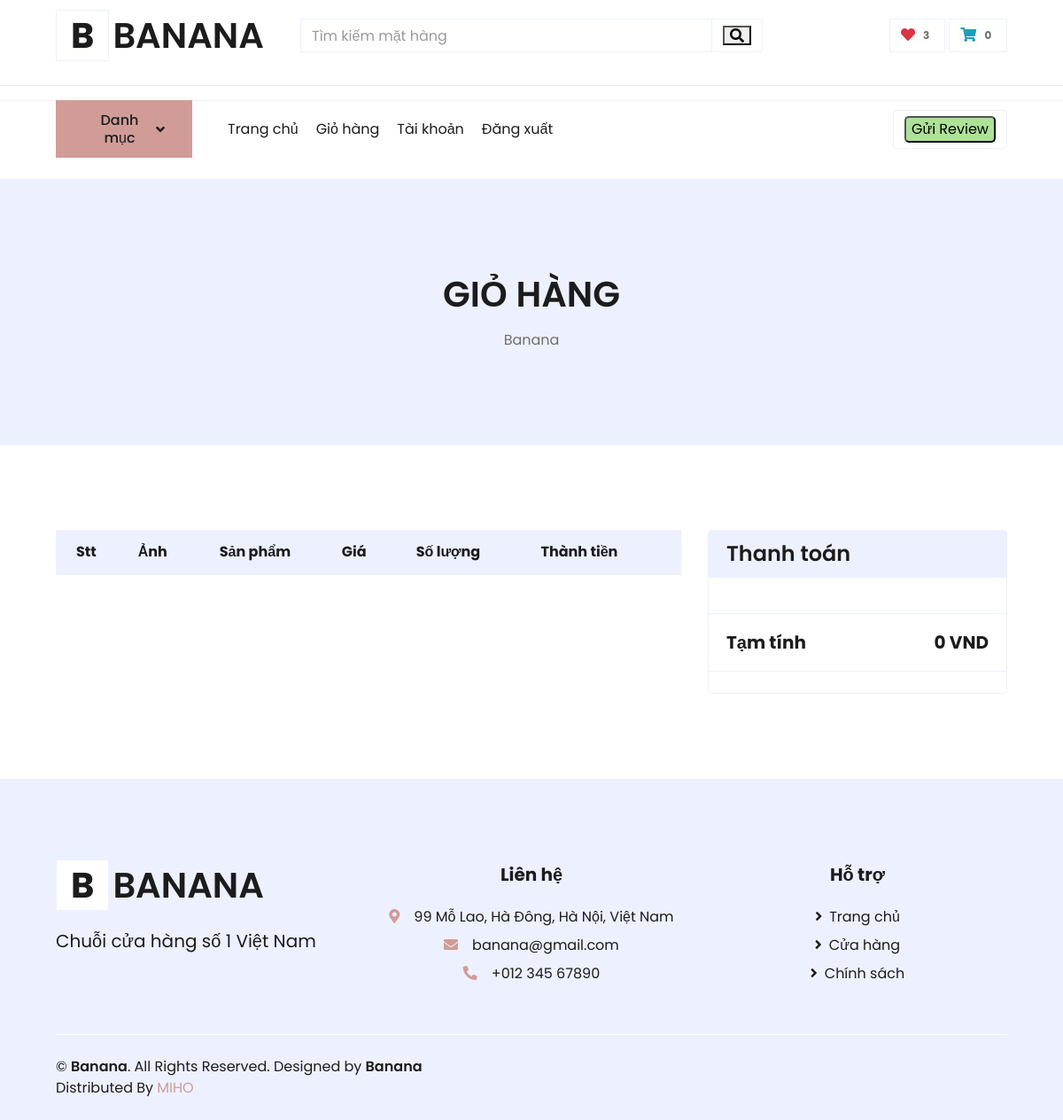
Page /my-cart/ (signed in) on the earlier database version.
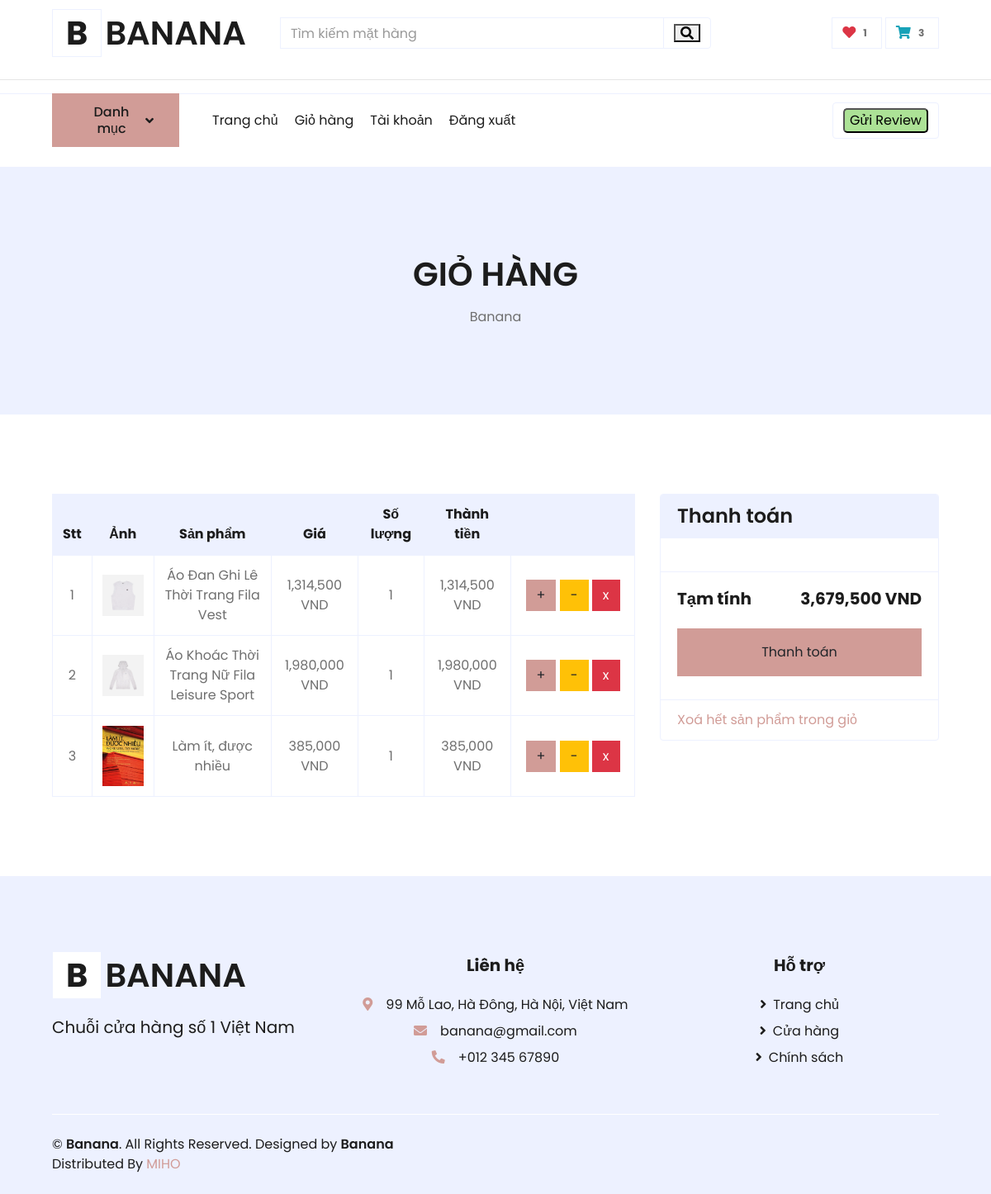
Same page on the later database version.
### ecomapp/models.py (models this page shows, shortened)
class Account(models.Model):
    id = models.AutoField(db_column='ID', primary_key=True)  # Field name made lowercase.
    user = models.OneToOneField(User, on_delete=models.CASCADE,  null=True)
    date_create = models.DateField(db_column='Date_created', blank=True, null=True)
    class Meta:
        db_table = 'account'

class Users(models.Model):
    id = models.AutoField(db_column='ID', primary_key=True)  # Field name made lowercase.
    dateofbirth = models.DateField(db_column='DateOfBirth', blank=True, null=True)  # Field name made lowercase.
    gender = models.CharField(db_column='Gender', max_length=255, blank=True, null=True)  # Field name made lowercase.
    accountid = models.OneToOneField('Account', models.CASCADE, db_column='AccountID', blank=True, null=True)
    contactinfoid = models.OneToOneField('ContactInfo', models.CASCADE, db_column='ContactInfoID', blank=True, null=True)
    fullnameid = models.OneToOneField('FullName', models.CASCADE, db_column='FullNameID', blank=True, null=True)
    addressid = models.OneToOneField('Address', models.CASCADE, db_column='AddressID', blank=True, null=True)
    is_active = models.BooleanField(db_column='IsAcitve', default= True)
    class Meta:
        db_table = 'users'

class Customer(models.Model):
        id = models.AutoField(db_column='ID', primary_key=True)  # Field name made lowercase.
        userid = models.OneToOneField("Users", models.CASCADE, db_column='CustomerID', blank=True, null=True)
        typecustomer = models.CharField(db_column='TypeCustomer', max_length=255, blank=True, null=True)
        class Meta:
            db_table = 'customer'
        @property
        def count_item_cart(self):
            if Shoppingcart.objects.filter(customerid = self.id) ==None:
                return 0
            else:
                cart = Shoppingcart.objects.get(customerid = self.id)
                count = 0
                if Cartline.objects.filter(shoppingcartid  =cart) ==  None:
                    return 0
                else:
                    cartlinelist = Cartline.objects.filter(shoppingcartid  =cart)
                    for cartline in cartlinelist:
                        count+=1
                    return count
        @property
        def count_wishline(self):
            if Wishlist.objects.filter(customerid = self.id) ==None:
                return 0
            else:
                wishlist = Wishlist.objects.get(customerid = self.id)
                count = 0
                if Wishlistline.objects.filter(wishlistid  = wishlist) ==  None:
                    return 0
                else:
                    wishlinelist = Wishlistline.objects.filter(wishlistid  =wishlist)
                    for wishline in wishlinelist:
                        count+=1
                    return count

class Wishlist(models.Model):
    id = models.AutoField(db_column='ID', primary_key=True)  # Field name made lowercase.
    customerid = models.ForeignKey(Customer, models.CASCADE, db_column='CustomerID')  # Field name made lowercase.
    class Meta:
        db_table = 'wishlist'

class Shoppingcart(models.Model):
    id = models.AutoField(db_column='ID', primary_key=True)  # Field name made lowercase.
    customerid = models.ForeignKey(Customer, models.CASCADE, db_column='CustomerID')  # Field name made lowercase.
    class Meta:
        db_table = 'shoppingcart'
    @property
    def total(self):
        s = 0
        for cartline in Cartline.objects.filter(shoppingcartid__id = self.id):
            s += cartline.sumPrice
        return s

class Cartline(models.Model):
    id = models.AutoField(db_column='ID', primary_key=True)  # Field name made lowercase.
    itemid = models.ForeignKey('Item', models.CASCADE, db_column='ItemID')  # Field name made lowercase.
    num = models.IntegerField(db_column='Num', blank=True, null=True)  # Field name made lowercase.
    shoppingcartid = models.ForeignKey('Shoppingcart', models.CASCADE, db_column='ShoppingCartID')  # Field name made lowercase.
    class Meta:
        db_table = 'cartline'
    @property
    def sumPrice(self):
        return (self.num * self.itemid.price)

class Item(models.Model):
    id = models.AutoField(db_column='ID', primary_key=True)  # Field name made lowercase.
    productid = models.ForeignKey('Product', models.CASCADE, db_column='ProductID')  # Field name made lowercase.
    price_import = models.IntegerField(db_column='Price_import', blank=True, null=True)  # Field name made lowercase.
    price = models.IntegerField(db_column='Price', blank=True, null=True)  # Field name made lowercase.
    description = models.CharField(db_column='Description', max_length=2000, blank=True, null=True)  # Field name made lowercase.
    slug = models.SlugField(unique=True)
    image = models.ImageField(upload_to="products/images/")
    isUpload = models.BooleanField(default=False)
    class Meta:
        db_table = 'item'

class Product(models.Model):
    id = models.AutoField(db_column='ID', primary_key=True)
    producerid = models.ForeignKey(Producer, models.CASCADE, db_column='ProducerID')  # Field name made lowercase.
    manufacturingyear = models.IntegerField(db_column='ManufacturingYear', blank=True, null=True)  # Field name made lowercase.
    type = models.CharField(db_column='Type', max_length=255, blank=True, null=True)  # Field name made lowercase.
    name = models.CharField(db_column='Name', max_length=255, blank=True, null=True)  # Field name made lowercase.
    num = models.IntegerField(db_column='Number', default=0)
    class Meta:
        db_table = 'product'

### ecomapp/views.py (the view)
# urls.py: path("my-cart/", MyCartView.as_view(), name="mycart"),
class MyCartView(EcomMixin, LoginRequiredMixin,TemplateView):
    template_name = "mycartTEST.html"
    def get_context_data(self, **kwargs):
        context = super().get_context_data(**kwargs)
        if self.request.user.is_authenticated and Customer.objects.filter(userid__accountid__user = self.request.user).exists():
            cart_id = self.request.session.get("cart_id", None)
            if cart_id:
                cart = Shoppingcart.objects.get(id=cart_id)
            else:
                customer = Customer.objects.get(userid__accountid__user = self.request.user)
                if Shoppingcart.objects.filter(customerid = customer).exists():
                    cart = Shoppingcart.objects.get(customerid = customer)
                else:
                    cart = Shoppingcart.objects.create(customerid = customer)
            cartline = Cartline.objects.filter(shoppingcartid = cart)
            context['cartline'] = cartline
            context['cart'] = cart
        return context

### ecomapp/views.py (called while the page is built)
    def dispatch(self, request, *args, **kwargs):
        cart_id = request.session.get("cart_id")
        if cart_id:
            cart_obj = get_object_or_404(Shoppingcart, id=cart_id)
            if request.user.is_authenticated and request.user.account:
                cart_obj.customerid = Customer.objects.get(userid__accountid = self.request.user.account)
                cart_obj.save()
        return super().dispatch(request, *args, **kwargs)

    def dispatch(self, request, *args, **kwargs):
        if request.user.is_authenticated and Customer.objects.filter(userid__accountid__user = request.user).exists() and Users.objects.filter(accountid__user = request.user, is_active = True).exists():
            pass
        else:
            return redirect("/login")
        return super().dispatch(request, *args, **kwargs)

### templates/mycartTEST.html (shortened to what this page needs)
{% extends 'base.html' %}
{% load humanize %}
{% block content %}
    <div class="container-fluid bg-secondary mb-5">
        <div class="d-flex flex-column align-items-center justify-content-center" style="min-height: 300px">
            <h1 class="font-weight-semi-bold text-uppercase mb-3">Giỏ hàng</h1>
            <div class="d-inline-flex">
                <p class="m-0">Banana</p>
            </div>
        </div>
    </div>
    <div class="container-fluid pt-5">
        <div class="row px-xl-5">
            <div class="col-lg-8 table-responsive mb-5">
                <table class="table table-bordered text-center mb-0">
                    <thead class="bg-secondary text-dark">
                        <tr>
                            <th>Stt</th>
                            <th>Ảnh</th>
                            <th>Sản phẩm</th>
                            <th>Giá</th>
                            <th>Số lượng</th>
                            <th>Thành tiền</th>
                            <th></th>
                        </tr>
                    </thead>
                    <tbody class="align-middle">
                        {% for cp in cartline %}
                            <tr>
                                <td class="align-middle">{{forloop.counter}}</td>
                                <td class="align-middle"><img src={{cp.itemid.image.url}} alt="" style="width: 50px;"></td>
                                <td class="align-middle">{{cp.itemid.productid.name}}</td>
                                <td class="align-middle">{{cp.itemid.price|intcomma}} VND</td>
                                <td class="align-middle">{{cp.num}}</td>
                                <td class="align-middle">{{cp.sumPrice|intcomma}} VND</td>
                                <td class="align-middle" style = "width:150px;">
                                    <a href="{% url 'ecomapp:managecart' cp.id %}?action=inc" class="btn btn-primary"> + </a>
                                    <a href="{% url 'ecomapp:managecart' cp.id %}?action=dcr" class="btn btn-warning"> - </a>
                                    <a href="{% url 'ecomapp:managecart' cp.id %}?action=rmv" class="btn btn-danger"> x </a>
                                </td>
                            </tr>
                        {% endfor %}
                    </tbody>
                </table>
            </div>
            <div class="col-lg-4">
                <div class="card border-secondary mb-5">
                    <div class="card-header bg-secondary border-0">
                        <h4 class="font-weight-semi-bold m-0">Thanh toán</h4>
                    </div>
                    <div class="card-body">
                    </div>
                    <div class="card-footer border-secondary bg-transparent">
                        <div class="d-flex justify-content-between mt-2">
                            <h5 class="font-weight-bold">Tạm tính</h5>
                            <h5 class="font-weight-bold">{{cart.total|intcomma}} VND</h5>
                        </div>
                        {% if cart.cartline_set.all %}
                            <a class="btn btn-block btn-primary my-3 py-3" href="{% url 'ecomapp:checkout' %}"> Thanh toán </a>
                        {% endif %}
                    </div>
                    <div class="card-footer border-secondary bg-transparent">
                        {% if cart.cartline_set.all %}
                            <th><a href="{% url 'ecomapp:emptycart' %}">Xoá hết sản phẩm trong giỏ</a></th>
                        {% endif %}
                    </div>
                </div>
            </div>
        </div>
    </div>
{% endblock %}

### templates/base.html (shortened to what the changed rows need)
<!DOCTYPE html>
<html lang="en">
{% load static %}
<head>
    <link rel="stylesheet" href="https://stackpath.bootstrapcdn.com/bootstrap/4.5.2/css/bootstrap.min.css">
    <link rel="stylesheet" type="text/css" href="{% static 'css/style.css' %}">
    <link href="https://cdnjs.cloudflare.com/ajax/libs/font-awesome/5.10.0/css/all.min.css" rel="stylesheet">
    <link href="https://cdnjs.cloudflare.com/ajax/libs/font-awesome/5.10.0/css/all.min.css" rel="stylesheet">
    <link href="{%static 'css/ol.css' %}" rel="stylesheet">
</head>
<body style="">
    <div class="container-fluid" >
        <div class="row align-items-center py-3 px-xl-5">
            <div class="col-lg-3 d-none d-lg-block">
                <a href="{% url 'ecomapp:home' %}" class="text-decoration-none">
                    <h1 class="m-0 display-5 font-weight-semi-bold"><span class=" font-weight-bold border px-3 mr-1" style = "background-color:white;">B</span>BANANA</h1>
                </a>
            </div>
            <div class="col-lg-3 col-6 text-right">
                <a href="{% url 'ecomapp:wishlist' %}" class="btn border">
                    <i class="fas fa-heart text-danger" ></i>
                    {% if request.user.account == None%}
                        <span class="badge">0</span>
                    {% else %}
                        <span class="badge">{{request.user.account.users.customer.count_wishline}}</span>
                    {% endif %}
                </a>
                <a href="{% url 'ecomapp:mycart' %}" class="btn border" style = "background-color:white;">
                    <i class="fas fa-shopping-cart text-info" ></i>
                    {% if request.user.account == None%}
                        <span class="badge">0</span>
                    {% else %}
                        <span class="badge">{{request.user.account.users.customer.count_item_cart}}</span>
                    {% endif %}
                </a>
            </div>
        </div>
    </div>
    <br>
    {% block content %}
    {% endblock %}
    <div class="container-fluid bg-secondary text-dark mt-5 pt-5">
        <div class="row px-xl-5 pt-5">
            <div class="col-lg-4 col-md-12 mb-5 pr-3 pr-xl-5">
                <a href="" class="text-decoration-none">
                    <h1 class="m-0 display-5 font-weight-semi-bold"><span class=" font-weight-bold border px-3 mr-1" style = "background-color:white;">B</span>BANANA</h1>
                </a>
                <br>
            </div>
        </div>
    </div>
</body>
</html>

Differences in the rows shown:
added Cartline: itemid.image (picture), itemid.productid.name "Áo Đan Ghi Lê Thời Trang Fila Vest", itemid.price "1,314,500", num "1", sumPrice "1,314,500"
added Cartline: itemid.image (picture), itemid.productid.name "Áo Khoác Thời Trang Nữ Fila Leisure Sport", itemid.price "1,980,000", num "1", sumPrice "1,980,000"
added Cartline: itemid.image (picture), itemid.productid.name "Làm ít, được nhiều", itemid.price "385,000", num "1", sumPrice "385,000"
computed for Shoppingcart: total "0" → "3,679,500"
Other differences:
{{ request.user.account.users.customer.count_wishline }}: "3" → "1"
{{ request.user.account.users.customer.count_item_cart }}: "0" → "3"
text now shown: "Thanh toán Xoá hết sản phẩm trong giỏ"
